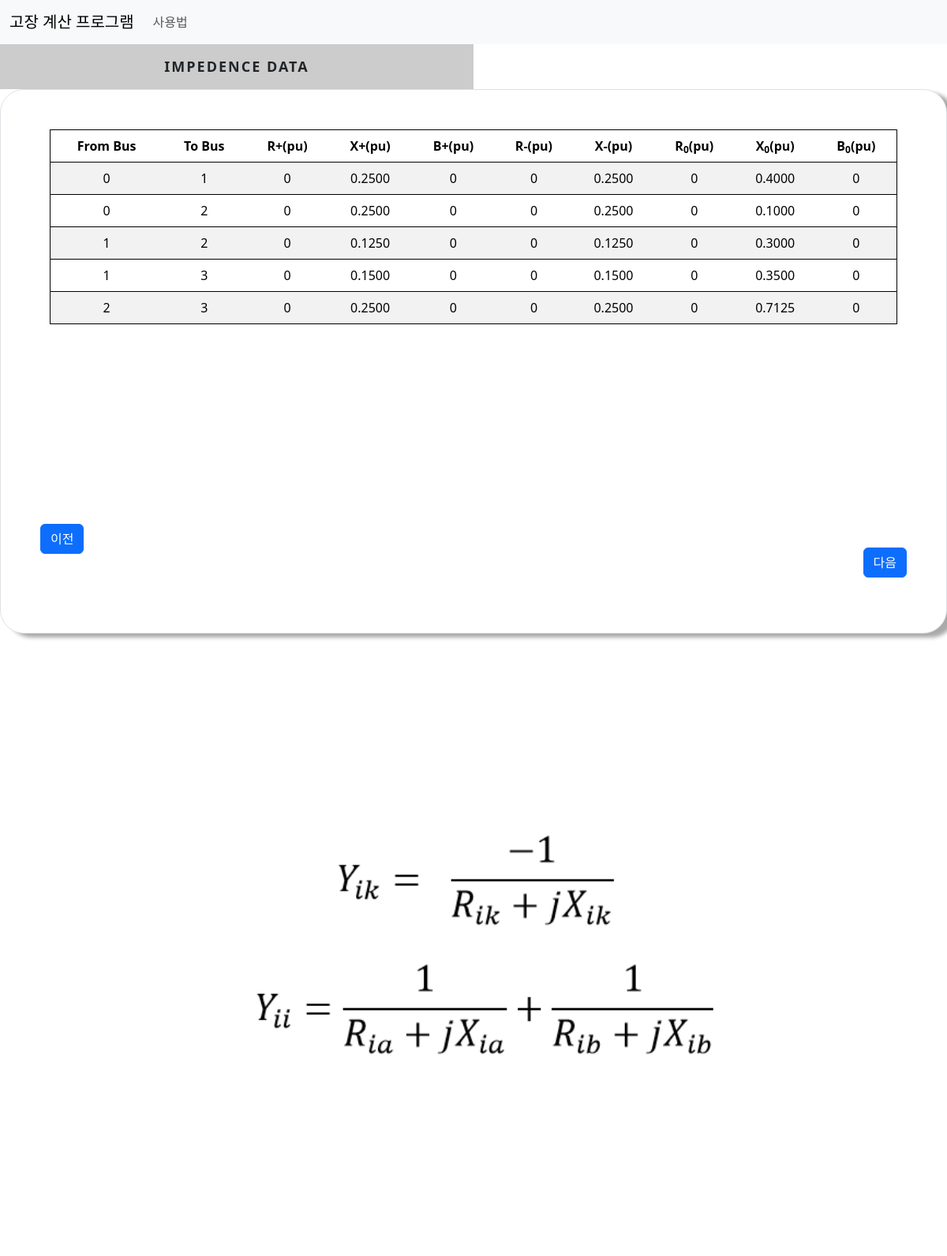
Before: /transformer/ with the older database file.
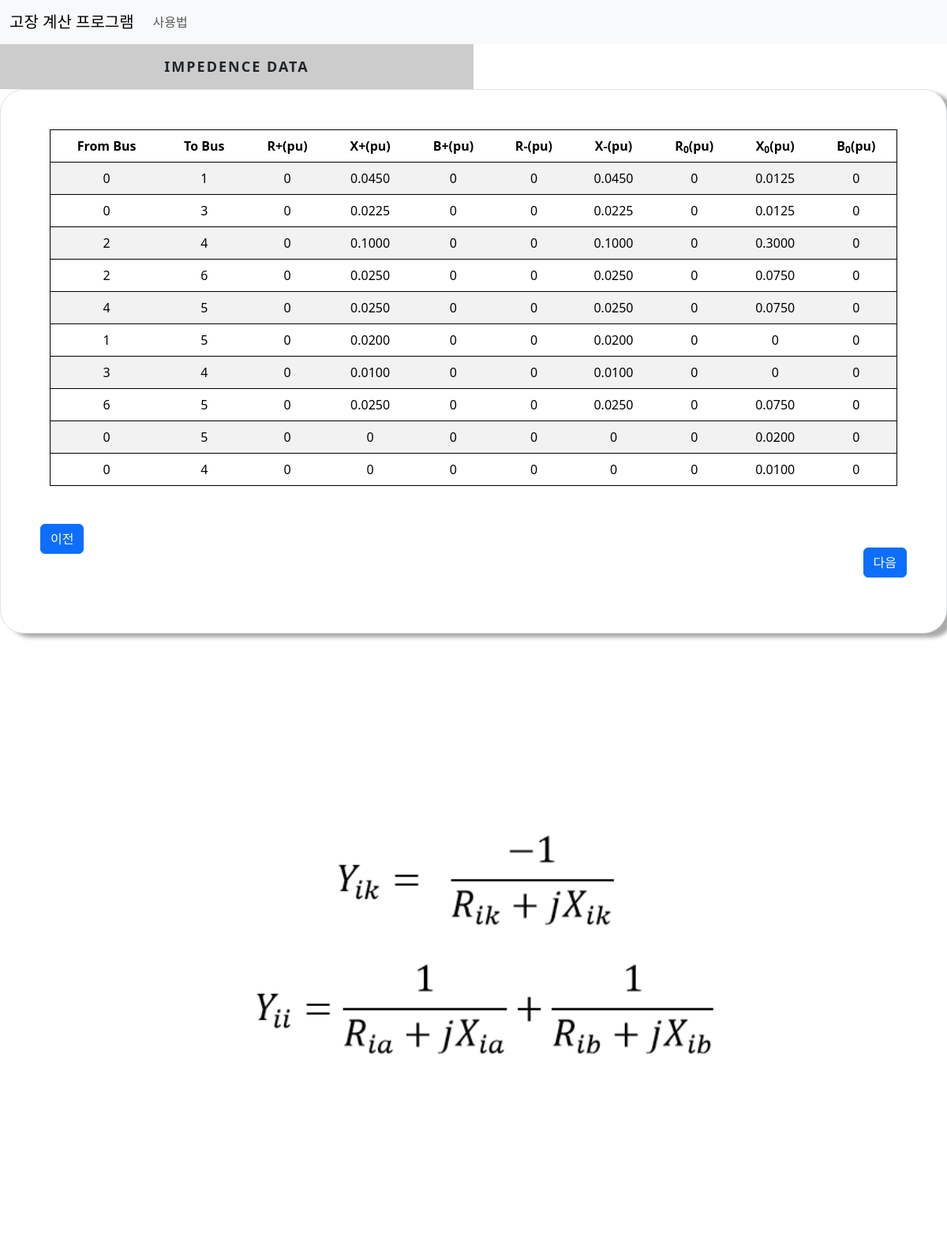
After: the same page with the newer database file.
### cal/models.py (models this page shows)
class FaultLineData(models.Model):
    From_Bus = models.SmallIntegerField()
    To_Bus = models.SmallIntegerField()
    R = models.FloatField()
    X = models.FloatField()
    B = models.FloatField()
    negative_R = models.FloatField(default=0,null=True,blank=True)
    negative_X = models.FloatField(default=0,null=True,blank=True)
    zero_R = models.FloatField(default=0,null=True,blank=True)
    zero_X = models.FloatField(default=0,null=True,blank=True)
    zero_B = models.FloatField(default=0,null=True,blank=True)

### cal/views.py (the view)
# urls.py: path('transformer/',views.transformer, name='transformer'),
def transformer(request):
    faultlinedata=FaultLineData.objects.all()
    faultcon = FaultCondition.objects.get(to_find=True)
    return render(request,'cal/transformer.html',context={'faultlinedata':faultlinedata,'faultcon':faultcon})

### cal/templates/cal/transformer.html (shortened to what this page needs)
{% extends './base.html'%}
{% load static %}
{% block content %}
<div class="main">
    <div class="tab other">
      <label for="tab-1">Impedence Data</label>
    </div>
    <div class="content">
      <div class="content-dis">
        <div class="border">
          <div class="container fault">
            <table class="table table-striped">
              <thead>
                <tr>
                  <td>From Bus</td>
                  <td>To Bus</td>
                  <td>R+(pu)</td>
                  <td>X+(pu)</td>
                  <td>B+(pu)</td>
                  <td>R-(pu)</td>
                  <td>X-(pu)</td>
                  <td>R<sub>0</sub>(pu)</td>
                  <td>X<sub>0</sub>(pu)</td>
                  <td>B<sub>0</sub>(pu)</td>
                </tr>
              </thead>
              <tbody>
                {% for i in faultlinedata %}
                <tr>
                  <td>{{i.From_Bus}}</td>
                  <td>{{i.To_Bus}}</td>
                  <td>{{i.R|floatformat:-4}}</td>
                  <td>{{i.X|floatformat:-4}}</td>
                  <td>{{i.B|floatformat:-4}}</td>
                  <td>{{i.negative_R|floatformat:-4}}</td>
                  <td>{{i.negative_X|floatformat:-4}}</td>
                  <td>{{i.zero_R|floatformat:-4}}</td>
                  <td>{{i.zero_X|floatformat:-4}}</td>
                  <td>{{i.zero_B|floatformat:-4}}</td>
                </tr>
                {% endfor %}
              </tbody>
            </table>
          </div>
          {% if faultcon.is_bus_fault %}
            {% if faultcon.is_flow %}
              <a class="btn btn-primary" href="{% url 'flow' %}">이전</a>
            {% else %}
              <a class="btn btn-primary" href="{% url 'initial' %}">이전</a>
            {% endif %}
          {% else %}
            <a class="btn btn-primary" href="{% url 'slider' %}">이전</a>
          {% endif %}
          <a class="btn btn-primary next" href="{% url 'ybus' %}">다음</a>
        </div>
      </div>
    </div>
  </div>
  {% if faultcon.is_shunt %}
    {% if faultcon.is_load_effect %}
      <img src="{% static 'cal/images/ybusbload.png'%}">
    {% else %}
      <img src="{% static 'cal/images/ybusb.png'%}">
    {% endif %}
  {% else %}
    {% if faultcon.is_load_effect %}
      <img src="{% static 'cal/images/ybusload.png'%}">
    {% else %}
      <img src="{% static 'cal/images/ybus.png'%}">
    {% endif %}
  {% endif%}
{% endblock content%}

Changed rows visible on the page:
removed FaultLineData: From_Bus "0", To_Bus "1", R "0", X "0.2500", B "0", negative_R "0", negative_X "0.2500", zero_R "0", zero_X "0.4000", zero_B "0"
removed FaultLineData: From_Bus "0", To_Bus "2", R "0", X "0.2500", B "0", negative_R "0", negative_X "0.2500", zero_R "0", zero_X "0.1000", zero_B "0"
removed FaultLineData: From_Bus "1", To_Bus "2", R "0", X "0.1250", B "0", negative_R "0", negative_X "0.1250", zero_R "0", zero_X "0.3000", zero_B "0"
removed FaultLineData: From_Bus "1", To_Bus "3", R "0", X "0.1500", B "0", negative_R "0", negative_X "0.1500", zero_R "0", zero_X "0.3500", zero_B "0"
removed FaultLineData: From_Bus "2", To_Bus "3", R "0", X "0.2500", B "0", negative_R "0", negative_X "0.2500", zero_R "0", zero_X "0.7125", zero_B "0"
added FaultLineData: From_Bus "0", To_Bus "1", R "0", X "0.0450", B "0", negative_R "0", negative_X "0.0450", zero_R "0", zero_X "0.0125", zero_B "0"
added FaultLineData: From_Bus "0", To_Bus "3", R "0", X "0.0225", B "0", negative_R "0", negative_X "0.0225", zero_R "0", zero_X "0.0125", zero_B "0"
added FaultLineData: From_Bus "2", To_Bus "4", R "0", X "0.1000", B "0", negative_R "0", negative_X "0.1000", zero_R "0", zero_X "0.3000", zero_B "0"
added FaultLineData: From_Bus "2", To_Bus "6", R "0", X "0.0250", B "0", negative_R "0", negative_X "0.0250", zero_R "0", zero_X "0.0750", zero_B "0"
added FaultLineData: From_Bus "4", To_Bus "5", R "0", X "0.0250", B "0", negative_R "0", negative_X "0.0250", zero_R "0", zero_X "0.0750", zero_B "0"
added FaultLineData: From_Bus "1", To_Bus "5", R "0", X "0.0200", B "0", negative_R "0", negative_X "0.0200", zero_R "0", zero_X "0", zero_B "0"
added FaultLineData: From_Bus "3", To_Bus "4", R "0", X "0.0100", B "0", negative_R "0", negative_X "0.0100", zero_R "0", zero_X "0", zero_B "0"
added FaultLineData: From_Bus "6", To_Bus "5", R "0", X "0.0250", B "0", negative_R "0", negative_X "0.0250", zero_R "0", zero_X "0.0750", zero_B "0"
added FaultLineData: From_Bus "0", To_Bus "5", R "0", X "0", B "0", negative_R "0", negative_X "0", zero_R "0", zero_X "0.0200", zero_B "0"
added FaultLineData: From_Bus "0", To_Bus "4", R "0", X "0", B "0", negative_R "0", negative_X "0", zero_R "0", zero_X "0.0100", zero_B "0"
